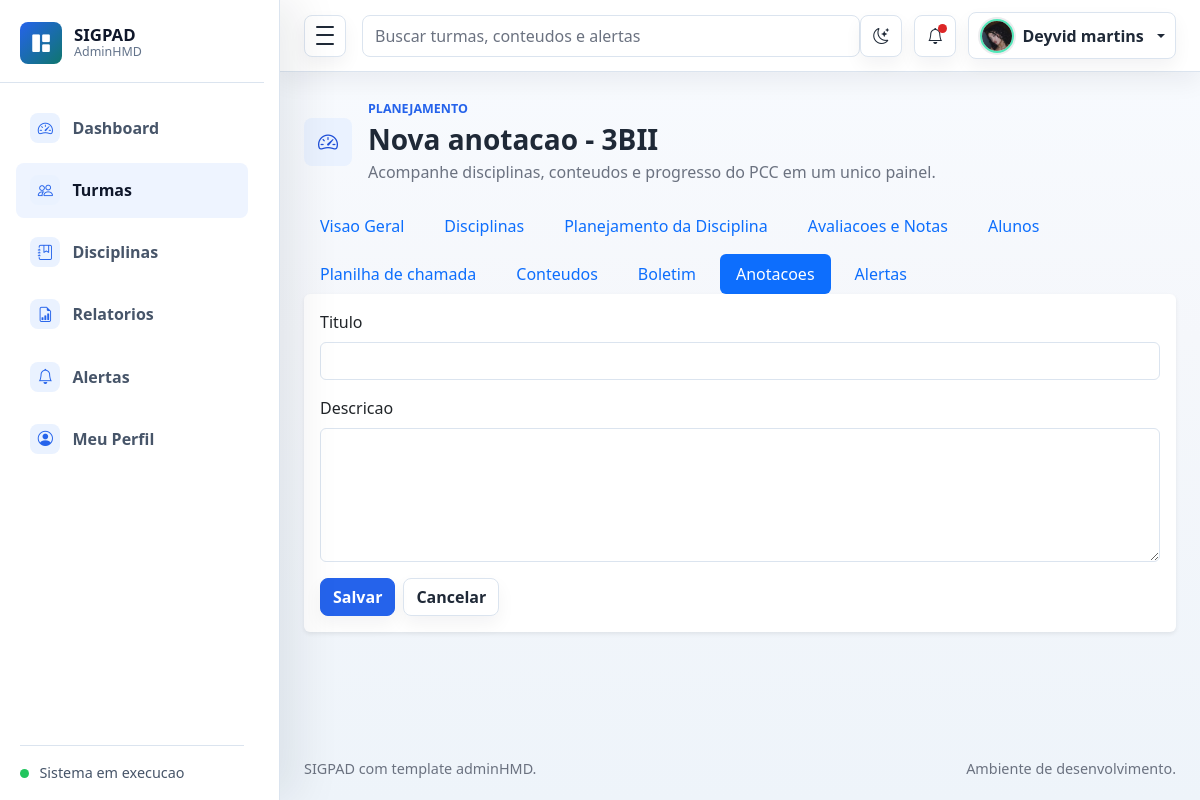
The app's page /turmas/2/anotacoes/nova/ (signed in) with its own data.
### planejamento/models.py (models this page shows, shortened)
class PerfilUsuario(models.Model):
    usuario = models.OneToOneField(User, verbose_name='usuario', on_delete=models.CASCADE)
    foto = models.ImageField('foto', upload_to='usuarios/fotos/', blank=True, null=True)
    created_at = models.DateTimeField('criado em', auto_now_add=True)
    class Meta:
        verbose_name = 'Perfil de usuario'
        verbose_name_plural = 'Perfis de usuarios'
        ordering = ['usuario__username']

class Turma(models.Model):
    TURNO_CHOICES = [
        ('MATUTINO', 'Matutino'),
        ('VESPERTINO', 'Vespertino'),
        ('NOTURNO', 'Noturno'),
        ('INTEGRAL', 'Integral'),
    ]
    professor = models.ForeignKey(User, verbose_name='professor', on_delete=models.CASCADE)
    nome = models.CharField('nome', max_length=100)
    ano_letivo = models.PositiveIntegerField('ano letivo')
    turno = models.CharField('turno', max_length=20, choices=TURNO_CHOICES)
    descricao = models.TextField('descricao', blank=True, null=True)
    created_at = models.DateTimeField('criado em', auto_now_add=True)
    class Meta:
        verbose_name = 'Turma'
        verbose_name_plural = 'Turmas'
        ordering = ['-ano_letivo', 'nome']

### planejamento/views.py (the view, shortened to what this page needs)
# urls.py: path('turmas/<int:turma_id>/anotacoes/nova/', views.turma_anotacao_criar, name='turma_anotacao_criar'),
@login_required
def turma_anotacao_criar(request, turma_id):
    turma = get_object_or_404(Turma.objects.filter(professor=request.user), id=turma_id)
    form = AnotacaoTurmaForm(request.POST or None)
    return render(request, 'anotacoes/form.html', {'form': form, 'turma': turma, 'acao': 'Nova anotacao'})

### planejamento/forms.py
class AnotacaoTurmaForm(BootstrapModelForm):
    class Meta:
        model = AnotacaoTurma
        fields = ['titulo', 'descricao']
        widgets = {
            'descricao': forms.Textarea(attrs={'rows': 5}),
        }

### planejamento/context_processors.py (called while the page is built)
def perfil_usuario_logado(request):
    if not request.user.is_authenticated:
        return {'perfil_usuario_logado': None}
    perfil, _ = PerfilUsuario.objects.get_or_create(usuario=request.user)
    alertas = Alerta.objects.filter(usuario=request.user, lido=False)
    return {
        'perfil_usuario_logado': perfil,
        'alertas_nao_lidos_navbar': alertas.count(),
        'alertas_navbar': alertas_gerais_usuario(request.user),
    }

### planejamento/models.py (called while the page is built)
    def get_badge_class(self):
        classes = {
            'INICIO': 'text-bg-primary',
            'ATRASO': 'text-bg-danger',
            'SISTEMA': 'text-bg-warning',
        }
        if self.lido:
            return 'text-bg-secondary'
        return classes.get(self.tipo, 'text-bg-secondary')

    def get_icon_class(self):
        icons = {
            'INICIO': 'bi bi-play-circle',
            'ATRASO': 'bi bi-exclamation-triangle',
            'SISTEMA': 'bi bi-info-circle',
        }
        return icons.get(self.tipo, 'bi bi-bell')

### planejamento/utils.py (called while the page is built)
def _titulo_alerta_geral(turma_nome, tipo):
    titulos = {
        'ATRASO': f'Turma {turma_nome} possui atividade atrasada.',
        'INICIO': f'Turma {turma_nome} possui atividade iniciando em breve.',
        'SISTEMA': f'Turma {turma_nome} possui alerta pendente.',
    }
    return titulos.get(tipo, f'Turma {turma_nome} possui alerta.')

### templates/anotacoes/form.html (shortened to what this page needs)
{% extends 'base.html' %}
{% block page_title %}{{ acao|default:'Anotacao' }} - {{ turma.nome }}{% endblock %}
{% block turma_subnav %}
{% include 'turmas/_submenu.html' %}
{% endblock %}
{% block content %}
<div class="card border-0 shadow-sm">
    <div class="card-body">
        <form method="post">
            {% for field in form %}
                <div class="mb-3">
                    <label for="{{ field.id_for_label }}" class="form-label">{{ field.label }}</label>
                    {{ field }}
                </div>
            {% endfor %}
            <div class="d-flex gap-2">
                <button type="submit" class="btn btn-primary">Salvar</button>
                <a href="{% url 'turma_anotacao_lista' turma.id %}" class="btn btn-outline-secondary">Cancelar</a>
            </div>
        </form>
    </div>
</div>
{% endblock %}

### templates/base.html (shortened to what this page needs)
{% load static %}
<!doctype html>
<html lang="pt-br">
<head>
    <link rel="stylesheet" href="{% static 'assets/css/bootstrap.min.css' %}">
    <link rel="stylesheet" href="{% static 'assets/vendors/bootstrap-icons/bootstrap-icons.css' %}">
    <link rel="stylesheet" href="{% static 'assets/css/style.css' %}">
</head>
<body>
    <div class="admin-shell">
        <aside class="admin-sidebar" id="adminSidebar" aria-label="Navegacao principal">
            <div class="sidebar-header">
                <a class="brand-mark" href="{% url 'dashboard' %}" aria-label="SIGPAD dashboard">
                    <span class="brand-icon"><i class="bi bi-grid-1x2-fill" aria-hidden="true"></i></span>
                    <span class="brand-copy">
                        <span class="brand-title">SIGPAD</span>
                        <span class="brand-subtitle">AdminHMD</span>
                    </span>
                </a>
            </div>
            <nav class="sidebar-nav">
                <a class="nav-link {% if request.resolver_match.url_name == 'dashboard' %}active{% endif %}" href="{% url 'dashboard' %}" {% if request.resolver_match.url_name == 'dashboard' %}aria-current="page"{% endif %}>
                    <span class="nav-icon"><i class="bi bi-speedometer2" aria-hidden="true"></i></span>
                    <span class="nav-text">Dashboard</span>
                </a>
                <a class="nav-link {% if 'turma' in request.resolver_match.url_name %}active{% endif %}" href="{% url 'turma_lista' %}">
                    <span class="nav-icon"><i class="bi bi-people" aria-hidden="true"></i></span>
                    <span class="nav-text">Turmas</span>
                </a>
                <a class="nav-link {% if 'disciplina' in request.resolver_match.url_name %}active{% endif %}" href="{% url 'disciplina_lista' %}">
                    <span class="nav-icon"><i class="bi bi-journal-bookmark" aria-hidden="true"></i></span>
                    <span class="nav-text">Disciplinas</span>
                </a>
                <a class="nav-link {% if 'relatorio' in request.resolver_match.url_name or 'exportar' in request.resolver_match.url_name %}active{% endif %}" href="{% url 'relatorio_lista' %}">
                    <span class="nav-icon"><i class="bi bi-file-earmark-bar-graph" aria-hidden="true"></i></span>
                    <span class="nav-text">Relatorios</span>
                </a>
                <a class="nav-link {% if 'alerta' in request.resolver_match.url_name %}active{% endif %}" href="{% url 'alerta_lista' %}">
                    <span class="nav-icon"><i class="bi bi-bell" aria-hidden="true"></i></span>
                    <span class="nav-text">Alertas</span>
                </a>
                <a class="nav-link " href="{% url 'perfil_usuario' %}">
                    <span class="nav-icon"><i class="bi bi-person-circle" aria-hidden="true"></i></span>
                    <span class="nav-text">Meu Perfil</span>
                </a>
            </nav>
            <div class="sidebar-footer">
                <span class="status-dot"></span>
                <span class="sidebar-footer-text">Sistema em execucao</span>
            </div>
        </aside>
        <div class="admin-main">
            <nav class="navbar admin-navbar navbar-expand bg-white">
                <div class="container-fluid px-3 px-lg-4">
                    <button class="sidebar-toggle" type="button" data-sidebar-toggle aria-controls="adminSidebar" aria-expanded="true" aria-label="Alternar menu">
                        <span></span>
                        <span></span>
                        <span></span>
                    </button>
                    <form class="d-none d-md-flex ms-3 flex-grow-1" role="search">
                        <input class="form-control search-input" type="search" placeholder="Buscar turmas, conteudos e alertas" aria-label="Buscar">
                    </form>
                    <div class="navbar-actions ms-auto">
                        <button class="icon-button theme-toggle" type="button" data-theme-toggle aria-label="Alternar tema" title="Alternar tema">
                            <i class="bi bi-moon-stars" data-theme-icon aria-hidden="true"></i>
                        </button>
                        <div class="dropdown">
                            <button class="icon-button" type="button" data-bs-toggle="dropdown" aria-expanded="false" aria-label="Notificacoes">
                                {% if alertas_nao_lidos_navbar %}
                                    <span class="notification-dot"></span>
                                {% endif %}
                                <i class="bi bi-bell" aria-hidden="true"></i>
                            </button>
                        </div>
                        <div class="dropdown">
                            <button class="profile-button dropdown-toggle" type="button" data-bs-toggle="dropdown" aria-expanded="false">
                                {% if request.user.is_authenticated and perfil_usuario_logado.foto %}
                                    <img class="avatar-img avatar-sm rounded-circle" src="{{ perfil_usuario_logado.foto.url }}" alt="Foto do usuario">
                                {% else %}
                                    <img class="avatar-img avatar-sm rounded-circle" src="{% static 'assets/images/avatar/avatar.jpg' %}" alt="Foto padrao">
                                {% endif %}
                                <span class="profile-name d-none d-sm-inline">{% if request.user.is_authenticated %}{{ request.user.get_full_name|default:request.user.username }}{% else %}Entrar{% endif %}</span>
                            </button>
                        </div>
                    </div>
                </div>
            </nav>
            <main class="dashboard-content">
                <div class="container-fluid px-3 px-lg-4 py-4">
                    <div class="page-heading">
                        <div class="page-heading-copy">
                            <span class="page-icon">{% block page_icon %}<i class="bi bi-speedometer2" aria-hidden="true"></i>{% endblock %}</span>
                            <div>
                                <p class="eyebrow mb-1">{% block page_eyebrow %}Planejamento{% endblock %}</p>
                                <h1 class="h3 mb-1">{% block page_title %}Dashboard{% endblock %}</h1>
                                <p class="text-muted mb-0">{% block page_subtitle %}Acompanhe disciplinas, conteudos e progresso do PCC em um unico painel.{% endblock %}</p>
                            </div>
                        </div>
                    </div>
                    {% block turma_subnav %}{% endblock %}
                    {% block content %}{% endblock %}
                </div>
            </main>
            <footer class="admin-footer">
                <div class="container-fluid px-3 px-lg-4">
                    <span>SIGPAD com template adminHMD.</span>
                    <span>Ambiente de desenvolvimento.</span>
                </div>
            </footer>
        </div>
    </div>
</body>
</html>

### records on screen
PerfilUsuario: foto (picture)
Turma: nome "3BII"

### other values on screen
{{ request.user.get_full_name|default:request.user.username }} "Deyvid martins"
{{ acao|default:'Anotacao' }} "Nova anotacao"
{{ field.label }} "Titulo" "Descricao"
